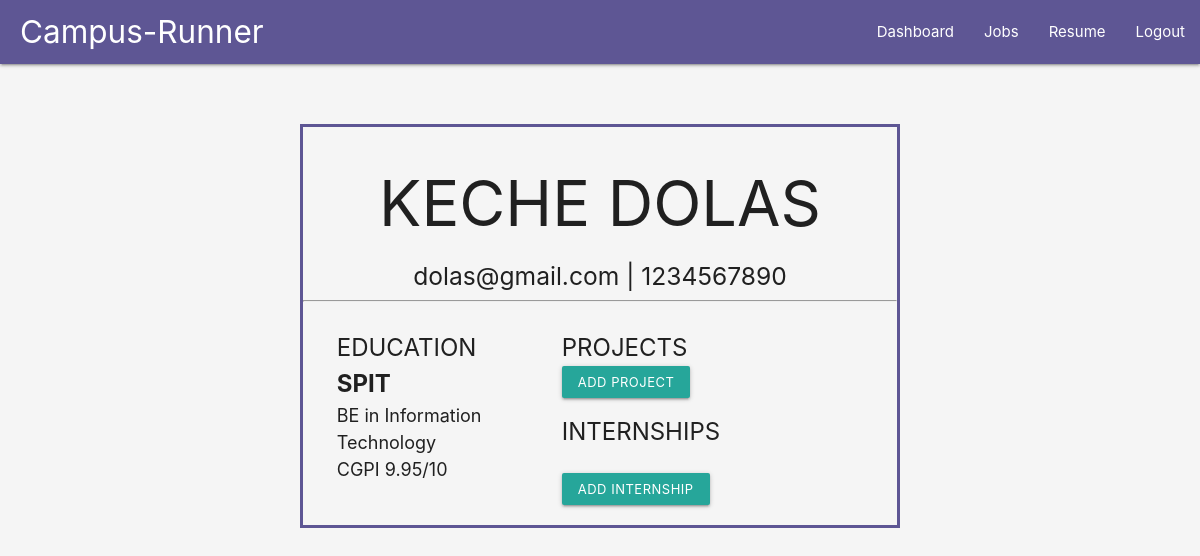
Screenshot of /students/resume/ (signed in) with the database file from the repository.
### accounts/models.py (models this page shows, shortened)
class Student(models.Model):
	user = models.OneToOneField(User, on_delete= models.CASCADE)
	student_id = models.CharField(max_length=10, blank=True)
	department = models.CharField(max_length=20)
	year = models.CharField(max_length=2, choices=YEAR)
	gpa = models.FloatField()
	phone_number = models.CharField(max_length=10, blank=True, null=True)
	college = models.ForeignKey(College, on_delete=models.CASCADE, blank=True, null=True)
	jobs_applied = models.ManyToManyField('JobProfile', related_name='jobs')

class College(models.Model):
	name = models.CharField(max_length=50, unique=True)
	def __str__(self):
		return self.name

### Students/views.py (the view)
# urls.py: path('resume/', login_required(ResumeView.as_view()), name='resume'),
class ResumeView(View):
    def get(self, request,  *args, **kwargs):
        context=dict()
        context['name'] = request.user.last_name+" "+request.user.first_name
        context['email'] = request.user.email
        context['student'] = Student.objects.get(user=request.user)
        context['projects'] = Projects.objects.filter(student=context['student'])
        context['internships'] = Internships.objects.filter(student=context['student'])
        return render(request, 'resume.html', context)

### Students/templates/resume.html (shortened to what this page needs)
{% extends 'base.html' %}
{% block content %}
    <div class="row poco" style="margin-top: 5%;">
        <div class="col s3">
        </div>
        <div class="col s6" style="border-style: solid; border-color: #5E5694;" >
            <div class="row">
                <h1 style="text-align: center">{{name}}</h1>
                <h5 style="text-align: center">{{email}}
                    {% if student.phone_number%}
                        | {{student.phone_number}}
                    {% endif %}
                </h5>
                <hr>
            </div>
            <div class="row">
            <div class="col s7 push-s5">
                <div style="margin-right: 10%; height: auto; margin-bottom: 5%;">
                    <span style="font-size: x-large;">PROJECTS</span><br>
                    <a class="waves-effect waves-light btn-small add-project" style="position: inherit;">ADD PROJECT</a>
                </div>
                <div style="margin-right: 10%; height: auto;">
                    <span style="font-size: x-large;">INTERNSHIPS</span><br>
                    <br>
                    <a class="waves-effect waves-light btn-small add-intern" style="position: inherit;">ADD INTERNSHIP</a>
                </div>
            </div>
            <div class="col s5 pull-s7">
                <div style="margin-left: 10%;">
                    <span style="font-size: x-large;">EDUCATION</span><br>
                    <span style="font-size: x-large;"><b>{{student.college}}</b></span><br>
                    <span style="font-size: larger">BE in {{student.department}}</span><br>
                    <span style="font-size: large">CGPI {{student.gpa}}/10</span>
                </div>
            </div>
        </div>
        </div>
        <div class="col s3">
        </div>
    </div>
{% endblock content %}

### rows the page displays
Student: phone_number "1234567890", college "SPIT", department "Information Technology", gpa "9.95"

### other values shown
{{ name }} "KECHE DOLAS"
{{ email }} "dolas@gmail.com"
